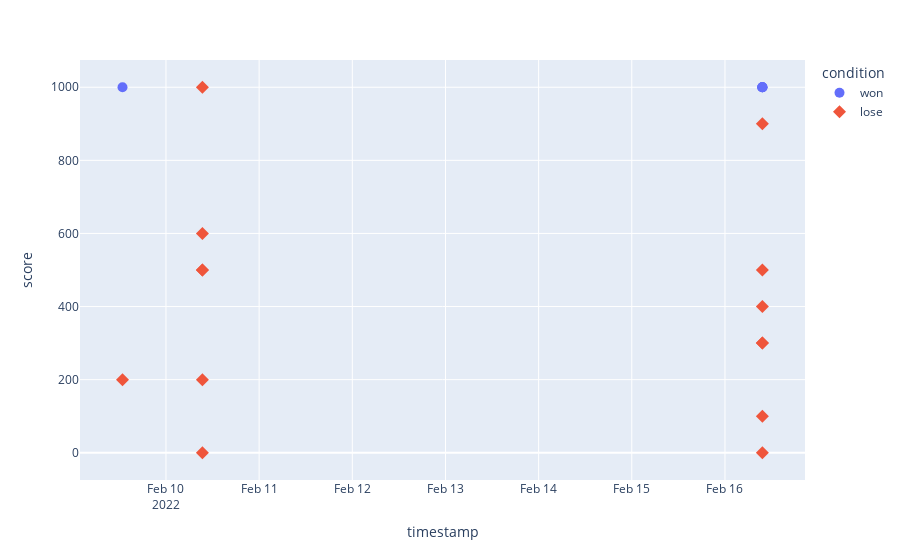

Write notebook code for a chart like this one.
### Code cell
fig = px.scatter(df, y ="score", x = "timestamp", color="condition",symbol="condition")
fig.update_traces(marker_size=10)
fig.show()

### Figure 1 — Plotly figure (JSON) as saved in the notebook; plotly's stock layout.template omitted (floating-point values rounded to 4 significant figures)
{"data": [{"hovertemplate": "condition=won<br>timestamp=%{x}<br>score=%{y}<extra></extra>", "legendgroup": "won", "marker": {"color": "#636efa", "size": 10, "symbol": "circle"}, "mode": "markers", "name": "won", "orientation": "v", "showlegend": true, "type": "scatter", "x": ["2022-02-09T12:48:00", "2022-02-16T09:36:00", "2022-02-16T09:38:08", "2022-02-16T09:38:08", "2022-02-16T09:40:16"], "xaxis": "x", "y": [1000, 1000, 1000, 1000, 1000], "yaxis": "y"}, {"hovertemplate": "condition=lose<br>timestamp=%{x}<br>score=%{y}<extra></extra>", "legendgroup": "lose", "marker": {"color": "#EF553B", "size": 10, "symbol": "diamond"}, "mode": "markers", "name": "lose", "orientation": "v", "showlegend": true, "type": "scatter", "x": ["2022-02-09T12:48:00", "2022-02-10T09:23:12", "2022-02-10T09:23:12", "2022-02-10T09:23:12", "2022-02-10T09:23:12", "2022-02-10T09:23:12", "2022-02-10T09:23:12", "2022-02-16T09:38:08", "2022-02-16T09:38:08", "2022-02-16T09:38:08", "2022-02-16T09:38:08", "2022-02-16T09:38:08", "2022-02-16T09:38:08", "2022-02-16T09:38:08"], "xaxis": "x", "y": [200, 500, 600, 1000, 500, 200, 0, 900, 500, 300, 300, 100, 0, 400], "yaxis": "y"}], "layout": {"legend": {"title": {"text": "condition"}, "tracegroupgap": 0}, "margin": {"t": 60}, "xaxis": {"anchor": "y", "domain": [0, 1], "title": {"text": "timestamp"}}, "yaxis": {"anchor": "x", "domain": [0, 1], "title": {"text": "score"}}}}
